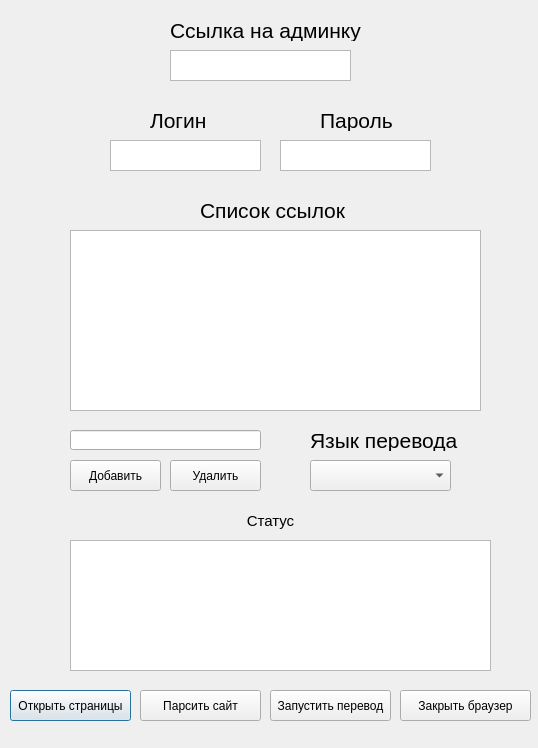
<?xml version="1.0" encoding="UTF-8"?>
<ui version="4.0">
 <class>AutoTranslatorWnd</class>
 <widget class="QDialog" name="AutoTranslatorWnd">
  <property name="geometry">
   <rect>
    <x>0</x>
    <y>0</y>
    <width>538</width>
    <height>748</height>
   </rect>
  </property>
  <property name="windowTitle">
   <string>Dialog</string>
  </property>
  <widget class="QTextEdit" name="Login_input">
   <property name="enabled">
    <bool>true</bool>
   </property>
   <property name="geometry">
    <rect>
     <x>110</x>
     <y>140</y>
     <width>151</width>
     <height>31</height>
    </rect>
   </property>
   <property name="sizePolicy">
    <sizepolicy hsizetype="Fixed" vsizetype="Fixed">
     <horstretch>0</horstretch>
     <verstretch>0</verstretch>
    </sizepolicy>
   </property>
  </widget>
  <widget class="QTextEdit" name="Password_input">
   <property name="geometry">
    <rect>
     <x>280</x>
     <y>140</y>
     <width>151</width>
     <height>31</height>
    </rect>
   </property>
  </widget>
  <widget class="QLabel" name="label">
   <property name="geometry">
    <rect>
     <x>150</x>
     <y>110</y>
     <width>61</width>
     <height>21</height>
    </rect>
   </property>
   <property name="font">
    <font>
     <pointsize>16</pointsize>
    </font>
   </property>
   <property name="text">
    <string>Логин</string>
   </property>
  </widget>
  <widget class="QLabel" name="label_2">
   <property name="geometry">
    <rect>
     <x>320</x>
     <y>110</y>
     <width>91</width>
     <height>21</height>
    </rect>
   </property>
   <property name="font">
    <font>
     <pointsize>16</pointsize>
    </font>
   </property>
   <property name="text">
    <string>Пароль</string>
   </property>
  </widget>
  <widget class="QPushButton" name="Start_btn">
   <property name="geometry">
    <rect>
     <x>10</x>
     <y>690</y>
     <width>121</width>
     <height>31</height>
    </rect>
   </property>
   <property name="text">
    <string>Открыть страницы</string>
   </property>
  </widget>
  <widget class="QListWidget" name="ListOfLink">
   <property name="geometry">
    <rect>
     <x>70</x>
     <y>230</y>
     <width>411</width>
     <height>181</height>
    </rect>
   </property>
  </widget>
  <widget class="QLabel" name="label_3">
   <property name="geometry">
    <rect>
     <x>200</x>
     <y>200</y>
     <width>151</width>
     <height>21</height>
    </rect>
   </property>
   <property name="font">
    <font>
     <pointsize>16</pointsize>
    </font>
   </property>
   <property name="text">
    <string>Список ссылок</string>
   </property>
  </widget>
  <widget class="QLineEdit" name="Link_input">
   <property name="geometry">
    <rect>
     <x>70</x>
     <y>430</y>
     <width>191</width>
     <height>20</height>
    </rect>
   </property>
  </widget>
  <widget class="QPushButton" name="AddLink_btn">
   <property name="geometry">
    <rect>
     <x>70</x>
     <y>460</y>
     <width>91</width>
     <height>31</height>
    </rect>
   </property>
   <property name="text">
    <string>Добавить</string>
   </property>
  </widget>
  <widget class="QPushButton" name="RemLink_btn">
   <property name="geometry">
    <rect>
     <x>170</x>
     <y>460</y>
     <width>91</width>
     <height>31</height>
    </rect>
   </property>
   <property name="text">
    <string>Удалить</string>
   </property>
  </widget>
  <widget class="QTextEdit" name="AdminLink_input">
   <property name="geometry">
    <rect>
     <x>170</x>
     <y>50</y>
     <width>181</width>
     <height>31</height>
    </rect>
   </property>
  </widget>
  <widget class="QLabel" name="label_4">
   <property name="geometry">
    <rect>
     <x>170</x>
     <y>20</y>
     <width>191</width>
     <height>21</height>
    </rect>
   </property>
   <property name="font">
    <font>
     <pointsize>16</pointsize>
    </font>
   </property>
   <property name="text">
    <string>Ссылка на админку</string>
   </property>
  </widget>
  <widget class="QLabel" name="loglabel">
   <property name="geometry">
    <rect>
     <x>70</x>
     <y>500</y>
     <width>401</width>
     <height>41</height>
    </rect>
   </property>
   <property name="font">
    <font>
     <pointsize>11</pointsize>
    </font>
   </property>
   <property name="text">
    <string>Статус</string>
   </property>
   <property name="alignment">
    <set>Qt::AlignCenter</set>
   </property>
  </widget>
  <widget class="QListWidget" name="LogList">
   <property name="geometry">
    <rect>
     <x>70</x>
     <y>540</y>
     <width>421</width>
     <height>131</height>
    </rect>
   </property>
  </widget>
  <widget class="QPushButton" name="Parse_btn">
   <property name="geometry">
    <rect>
     <x>140</x>
     <y>690</y>
     <width>121</width>
     <height>31</height>
    </rect>
   </property>
   <property name="text">
    <string>Парсить сайт</string>
   </property>
  </widget>
  <widget class="QPushButton" name="CloseBrowser_btn">
   <property name="geometry">
    <rect>
     <x>400</x>
     <y>690</y>
     <width>131</width>
     <height>31</height>
    </rect>
   </property>
   <property name="text">
    <string>Закрыть браузер</string>
   </property>
  </widget>
  <widget class="QPushButton" name="TranslateStart_btn">
   <property name="geometry">
    <rect>
     <x>270</x>
     <y>690</y>
     <width>121</width>
     <height>31</height>
    </rect>
   </property>
   <property name="text">
    <string>Запустить перевод</string>
   </property>
  </widget>
  <widget class="QComboBox" name="LanguageComboBox">
   <property name="geometry">
    <rect>
     <x>310</x>
     <y>460</y>
     <width>141</width>
     <height>31</height>
    </rect>
   </property>
  </widget>
  <widget class="QLabel" name="label_5">
   <property name="geometry">
    <rect>
     <x>310</x>
     <y>430</y>
     <width>151</width>
     <height>21</height>
    </rect>
   </property>
   <property name="font">
    <font>
     <pointsize>16</pointsize>
    </font>
   </property>
   <property name="text">
    <string>Язык перевода</string>
   </property>
  </widget>
 </widget>
 <resources/>
 <connections/>
</ui>
